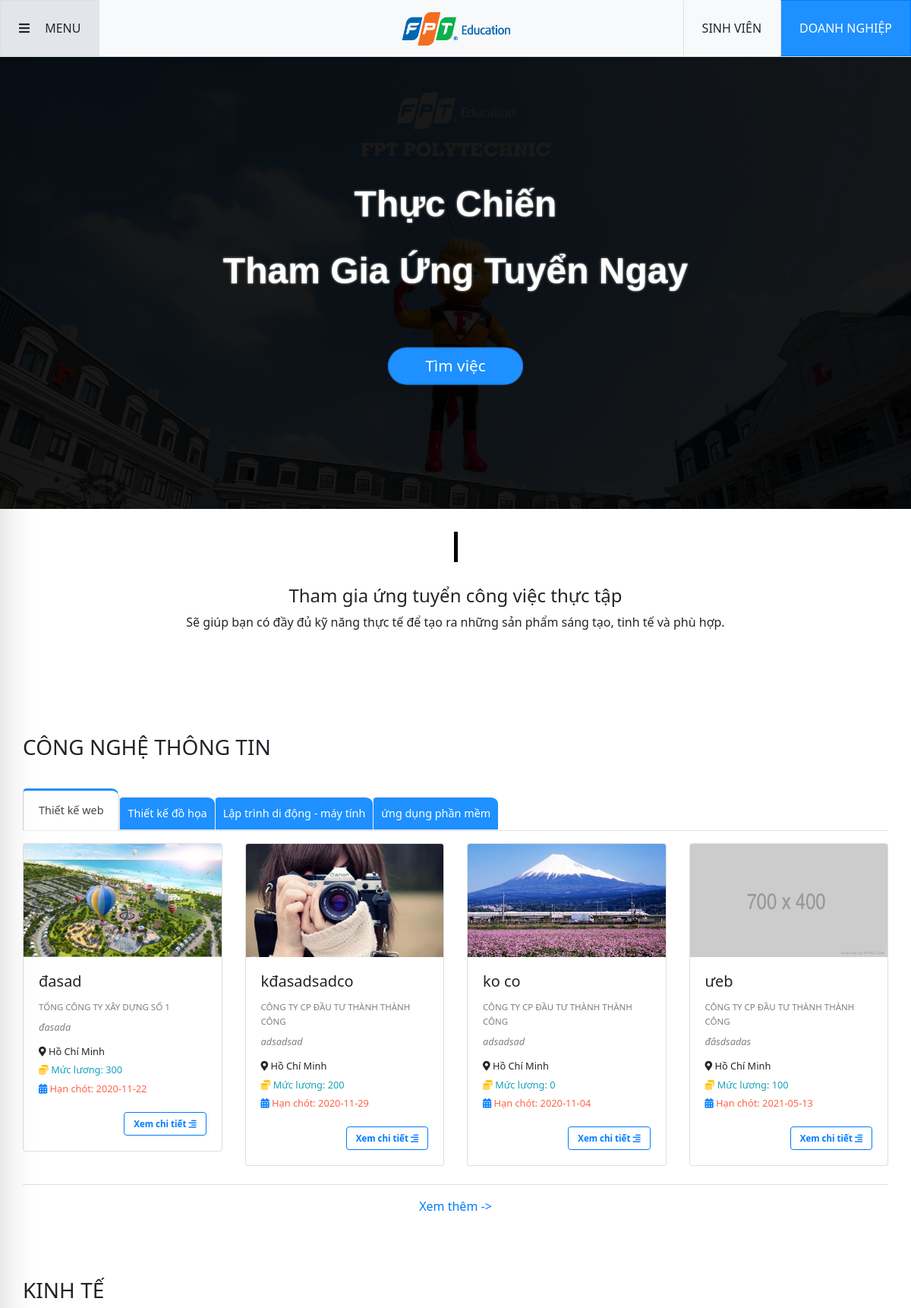
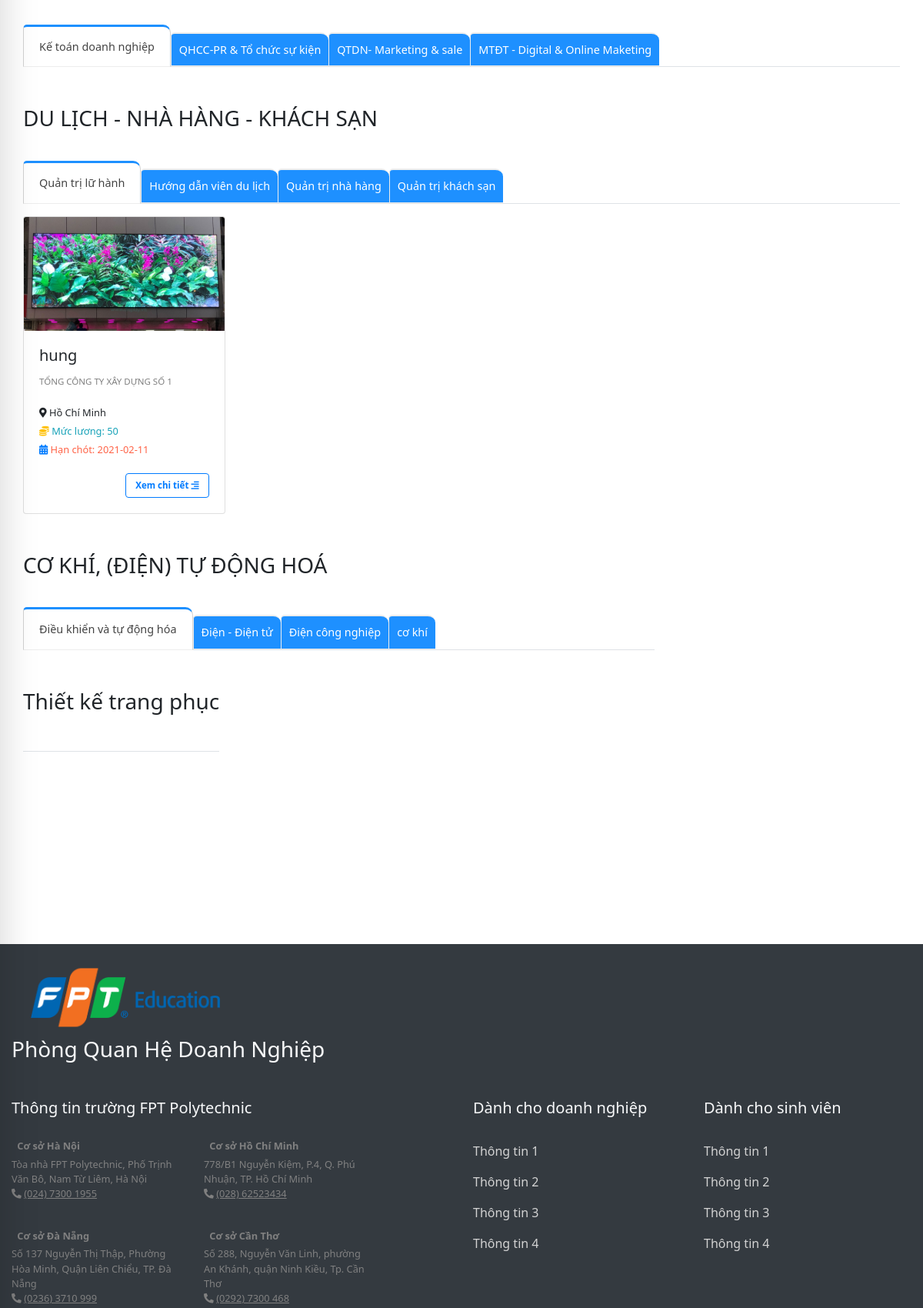
The page /site/index.php (upper part) on the database its author committed (2 pictures, top to bottom).
### tables this page shows
CREATE TABLE `nhom_nganh` (
  `id_nn` int(11) NOT NULL,
  `ten_nn` varchar(100) NOT NULL,
  `an_hien` tinyint(1) DEFAULT NULL
);

CREATE TABLE `nganh` (
  `id_nganh` int(11) NOT NULL,
  `ten_nganh` varchar(100) NOT NULL,
  `an_hien` tinyint(1) DEFAULT NULL,
  `id_nn` int(11) NOT NULL
);

CREATE TABLE `dang_tuyen` (
  `id_dt` int(11) NOT NULL,
  `anh` varchar(200) DEFAULT NULL,
  `tieu_de` varchar(100) NOT NULL,
  `noi_dung` varchar(1000) NOT NULL,
  `yeu_cau` varchar(1000) NOT NULL,
  `sl_sv_can` int(11) NOT NULL,
  `sl_sv_dk` int(11) NOT NULL,
  `thoi_gian` date DEFAULT NULL,
  `vi_tri` varchar(200) DEFAULT NULL,
  `luong` int(12) NOT NULL,
  `id_dn` int(11) NOT NULL,
  `id_nganh` int(11) NOT NULL,
  `trang_thai` tinyint(4) NOT NULL COMMENT '0 chua duyet 1 da duyet',
  `an_hien` tinyint(1) NOT NULL
);

CREATE TABLE `doanh_nghiep` (
  `id_dn` int(11) NOT NULL,
  `id_user` int(12) NOT NULL,
  `ten_dn` varchar(100) NOT NULL,
  `anh` varchar(200) DEFAULT NULL,
  `dia_chi` varchar(100) NOT NULL,
  `sdt` int(11) NOT NULL,
  `an_hien` tinyint(1) DEFAULT 1,
  `stt` int(3) NOT NULL
);

### system/database.php (called while the page is built, shortened)
<?php
    function getConnection()  {
        try {
            $conn = new PDO("mysql:host=".HOST_DB.";dbname=".NAME_DB, USER_DB, PASS_DB);
            $conn->setAttribute(PDO::ATTR_ERRMODE, PDO::ERRMODE_EXCEPTION);
            return $conn;
            } catch(PDOException $e) {
            echo "Connection failed: " . $e->getMessage();
            }
        }
    function query($sql)   {
        $conn = getConnection();
        $result = $conn->query($sql);
        return $result;
        }
    function queryOne($sql) {
        $conn = getConnection();
        $result = $conn->query($sql);
        $row = $result->fetch(PDO::FETCH_ASSOC);
        return $row;
    }
?>

### site/model/home.php (called while the page is built, shortened)
<?php
require_once('../system/database.php');
function ds_nn(){
    $sql ="SELECT * FROM nhom_nganh";
   return query($sql);
}
function ds_nganh($id){
    $sql ="SELECT * FROM nganh where id_nn=$id";
   return query($sql);
}
function ds_dt($id){
    $sql ="SELECT * from dang_tuyen where id_nganh=$id order by id_dt desc";
    return query($sql);
}
function checkdoanhnghiepbyid($id){
    $sql="select * from doanh_nghiep where id_dn='$id'";
    return queryOne($sql);
}
?>

### site/view/home.php (the view)
<div id="home">
      <div class="row">
          <div class="home-line"></div>
          <div class="home-note col-12  text-center">
              <h4 class=" m-auto">Tham gia ứng tuyển công việc thực tập</h4>
              <p class="mt-2">Sẽ giúp bạn có đầy đủ kỹ năng thực tế để tạo ra những sản phẩm sáng tạo, tinh tế và phù hợp.</p>
          </div>
      </div>
      <?php
      foreach($ds_nn as $ds_nn){ $ds_nganh=ds_nganh($ds_nn['id_nn']); ?>
      <div class=" row home-list-job">
          <div class="col-12">
              <h3 class="mb-5"><?=$ds_nn['ten_nn']?></h3>
              <ul class=" nav nav-tabs ">
                  <?php
                   $i=1;
                  foreach($ds_nganh as $ds_nganh){
                     $a=$ds_nganh['id_nganh'];
                  ?>
                  <li class="nav-item ">
                      <a class="nav-link <?php if($i==1) echo 'active';?>" data-toggle="tab" href="#menu<?=$a.$i?>"><?=$ds_nganh['ten_nganh']?></a>
                  </li>
                  <?php $i= $i + 1; } ?>
              </ul>
              <div class="tab-content">
                  <?php
                   $ds_nganh=ds_nganh($ds_nn['id_nn']);
                   $k=1;
                  foreach($ds_nganh as $ds_nganh){
                      $a=$ds_nganh['id_nganh'];
                      $ds_dt=ds_dt($ds_nganh['id_nganh']);
                      ?>
                  <div id="menu<?=$a.$k?>" class="tab-pane <?php if($k==1) echo 'active';?>">
                      <div class="row d-flex flex-wrap ">
                      <?php $dem=1; foreach($ds_dt as $ds_dt){ if($dem>4) break; ?>
                          <div class="col-lg-3 col-md-6 mt-3 float-left">
                              <div class="card">
                                  <img class="card-img-top " src="../uploads/<?=$ds_dt['anh']?>" onerror=this.src="../uploads/700x400.png" alt="Card image cap ">
                                  <div class="card-body small">
                                      <h5 class="card-title "><?=$ds_dt['tieu_de']?></h5>
                                      <a href="" class="card-text text-gray "><?php $thongtindn=checkdoanhnghiepbyid($ds_dt['id_dn']); echo $thongtindn['ten_dn']?></a>
                                      <p class="card-text text-gray py-2 font-italic"><?php echo substr($ds_dt['noi_dung'],0,30)?></p>
                                      <p class="card-text "><i class="fas fa-map-marker-alt    "></i> <?=$ds_dt['vi_tri']?></p>
                                      <p class="card-text text-info  "><i class="fas fa-coins   text-warning    "></i> Mức lương: <?=$ds_dt['luong']?></p>
                                      <p class="card-text  text-tomato"><i class="fas fa-calendar-alt   text-primary "></i> Hạn chót: <?=$ds_dt['thoi_gian']?></p>
                                      <a href="index.php?act=thongtindt&id_dt=<?=$ds_dt['id_dt']?>" class="btn btn-outline-primary font-weight-bold float-right mt-3">Xem chi tiết <i class="fas fa-align-right    "></i></a>
                                  </div>
                              </div>
                          </div>
                          <?php if($dem==4){?>
                       <div class=" col-12 mt-4">
                              <p class=" text-center border-top p-3"><a href="index.php?act=listjob&id_nganh=<?=$ds_nganh['id_nganh']?>" class=" text-primary">Xem thêm -></a></p>
                          </div>
                          <?php } ?>
                          <?php  $dem++;}?>
                      </div>
                      </div>
          <?php
        $k++;  } ?>
  </div></div>
      <?php } ?>

### site/view/css/style.css (style rules this page uses)
body { padding-top: 70px; font-family: 'Segoe UI', Tahoma, Geneva, Verdana, sans-serif; font-size: 12pt; }
img { width: 100%; }
a { color: black; }
.text-tomato { color: tomato; }
.text-gray { color: gray !important; }
.home-line { width: 5px; height: 5vh; margin: 30px auto; background-color: black; }
.home-note { margin-bottom: 70px; }
.home-list-job { margin: 50px 0; }
#home .nav-tabs li a { padding: 10px 10px; border: 1px solid #ededed; border-top: 2px solid #ededed; border-right: 0px none; background-color: dodgerblue; color: #fff; border-radius: 5px 10px 0px 0; margin-right: 0px; font-weight: 500; transition: all 0.1s ease 0s; font-size: 0.9em; }
#home .nav-tabs li a.active, #home .nav-tabs li a.active:focus, #home .nav-tabs li a.active:hover { border-top: 3px solid dodgerblue; border-right: 1px solid #d3d3d3; border-left: 1px solid #d3d3d3; margin-top: -10px; color: #444; padding: 15px 20px; background: white; }
.card-body p { margin-bottom: 5px; }
.h-the-a1 li, a { text-decoration: none; list-style-type: none; }
.text-gray, footer a { color: lightgray; }
body { padding-top: 70px; font-family: 'Segoe UI', Tahoma, Geneva, Verdana, sans-serif; font-size: 12pt; position: relative; }
#home .card-body a { font-size: 0.9em; }
a { font-size: 12pt; font-weight: 500; }

### rows shown on the page
nhom_nganh: ten_nn "CÔNG NGHỆ THÔNG TIN"
nganh: ten_nganh "Thiết kế web"
nganh: ten_nganh "Thiết kế đồ họa"
nganh: ten_nganh "Lập trình di động - máy tính"
nganh: ten_nganh "ứng dụng phần mềm"
dang_tuyen: anh (picture), tieu_de "đasad", id_dn.ten_dn "TỔNG CÔNG TY XÂY DỰNG SỐ 1", noi_dung "đasada", vi_tri "Hồ Chí Minh", luong "300", thoi_gian "2020-11-22"
dang_tuyen: anh (picture), tieu_de "kđasadsadco", id_dn.ten_dn "CÔNG TY CP ĐẦU TƯ THÀNH THÀNH CÔNG", noi_dung "adsadsad", vi_tri "Hồ Chí Minh", luong "200", thoi_gian "2020-11-29"
dang_tuyen: shows a picture, tieu_de "ko co", id_dn.ten_dn "CÔNG TY CP ĐẦU TƯ THÀNH THÀNH CÔNG", noi_dung "adsadsad", vi_tri "Hồ Chí Minh", luong "0", thoi_gian "2020-11-04"
dang_tuyen: shows a picture, tieu_de "ưeb", id_dn.ten_dn "CÔNG TY CP ĐẦU TƯ THÀNH THÀNH CÔNG", noi_dung "đâsdsadas", vi_tri "Hồ Chí Minh", luong "100", thoi_gian "2021-05-13"
nhom_nganh: ten_nn "KINH TẾ"
nganh: ten_nganh "Kế toán doanh nghiệp"
nganh: ten_nganh "QHCC-PR & Tổ chức sự kiện"
nganh: ten_nganh "QTDN- Marketing & sale"
nganh: ten_nganh "MTĐT - Digital & Online Maketing"
nhom_nganh: ten_nn "DU LỊCH - NHÀ HÀNG - KHÁCH SẠN"
nganh: ten_nganh "Quản trị lữ hành"
nganh: ten_nganh "Hướng dẫn viên du lịch"
nganh: ten_nganh "Quản trị nhà hàng"
nganh: ten_nganh "Quản trị khách sạn"
dang_tuyen: anh (picture), tieu_de "hung", id_dn.ten_dn "TỔNG CÔNG TY XÂY DỰNG SỐ 1", vi_tri "Hồ Chí Minh", luong "50", thoi_gian "2021-02-11"
nhom_nganh: ten_nn "CƠ KHÍ, (ĐIỆN) TỰ ĐỘNG HOÁ"
nganh: ten_nganh "Điều khiển và tự động hóa"
nganh: ten_nganh "Điện - Điện tử"
nganh: ten_nganh "Điện công nghiệp"
nganh: ten_nganh "cơ khí"
nhom_nganh: ten_nn "Thiết kế trang phục"
